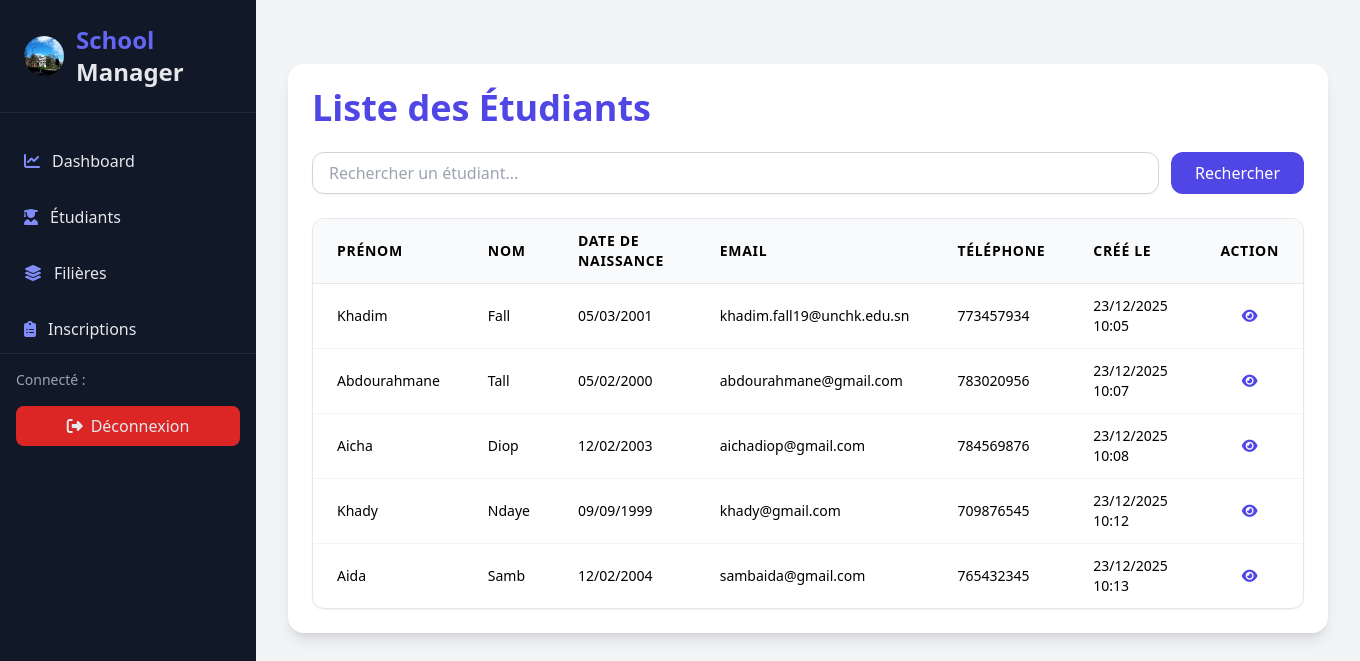
The app's page /etudiants, older data.
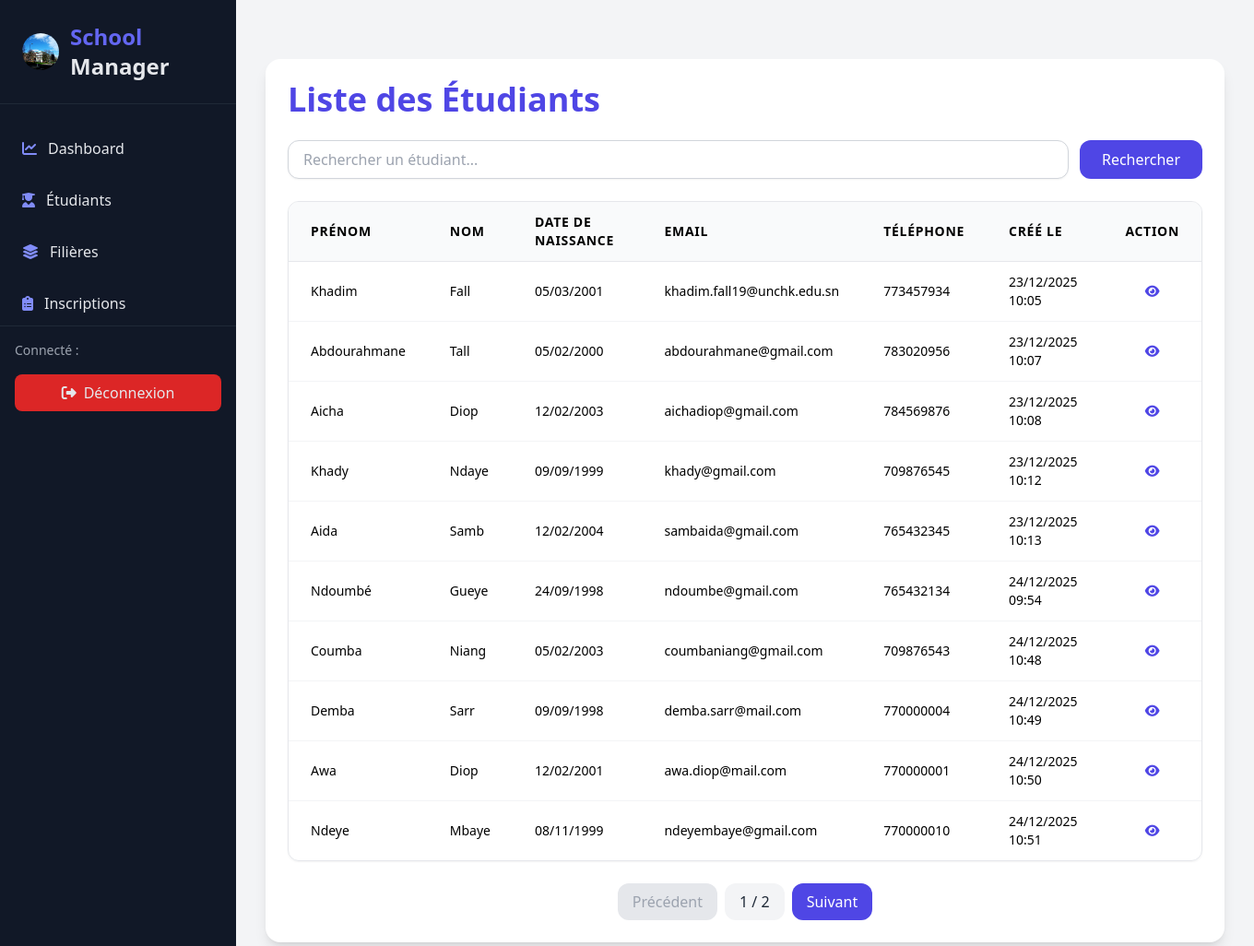
The same page, newer data.
### main/models.py (models this page shows, shortened)
class Etudiant(models.Model):
    nom = models.CharField(max_length=100)
    prenom = models.CharField(max_length=100)
    date_naissance = models.DateField()
    email = models.EmailField(unique=True)
    telephone = models.CharField(max_length=15, blank=True, null=True)
    date_creation = models.DateTimeField(auto_now_add=True)

### main/views.py (the view)
# urls.py: path('etudiants', views.EtudiantListView.as_view(), name='etudiant_list'),
class EtudiantListView(ListView):
    model = Etudiant
    template_name = "students/etudiant_list.html"
    context_object_name = "etudiants"
    paginate_by = 10

### main/templates/main/etudiant_list.html (shortened to what this page needs)
{% extends "main/base.html" %}
{% block content %}
<div class="max-w-7xl mx-auto mt-8 p-6 bg-white rounded-2xl shadow-lg">
  <h1 class="text-4xl font-extrabold mb-6 text-indigo-600 text-center sm:text-left">Liste des Étudiants</h1>
  <form method="get" class="mb-6 flex flex-col sm:flex-row gap-3">
    <input type="text" name="q" value="{{ request.GET.q|default:'' }}"
           placeholder="Rechercher un étudiant..."
           class="flex-1 px-4 py-2 border border-gray-300 rounded-xl shadow-sm focus:outline-none focus:ring-2 focus:ring-indigo-400 focus:border-indigo-400"
    >
    <button type="submit" class="px-6 py-2 bg-indigo-600 text-white rounded-xl hover:bg-indigo-500 transition">
      Rechercher
    </button>
  </form>
  <div class="overflow-x-auto rounded-xl border border-gray-200 shadow-sm">
    <table class="min-w-full divide-y divide-gray-200 text-sm">
      <thead class="bg-gray-50">
        <tr>
          <th class="px-6 py-3 text-left font-semibold uppercase tracking-wider">Prénom</th>
          <th class="px-6 py-3 text-left font-semibold uppercase tracking-wider">Nom</th>
          <th class="px-6 py-3 text-left font-semibold uppercase tracking-wider">Date de naissance</th>
          <th class="px-6 py-3 text-left font-semibold uppercase tracking-wider">Email</th>
          <th class="px-6 py-3 text-left font-semibold uppercase tracking-wider">Téléphone</th>
          <th class="px-6 py-3 text-left font-semibold uppercase tracking-wider">Créé le</th>
          <th class="px-6 py-3 text-center font-semibold uppercase tracking-wider">Action</th>
        </tr>
      </thead>
      <tbody class="divide-y divide-gray-100">
        {% for etudiant in etudiants %}
        <tr class="hover:bg-gray-50 transition duration-200 ease-in-out">
          <td class="px-6 py-3">{{ etudiant.prenom }}</td>
          <td class="px-6 py-3">{{ etudiant.nom }}</td>
          <td class="px-6 py-3">{{ etudiant.date_naissance|date:"d/m/Y" }}</td>
          <td class="px-6 py-3">{{ etudiant.email }}</td>
          <td class="px-6 py-3">{{ etudiant.telephone|default:"-" }}</td>
          <td class="px-6 py-3">{{ etudiant.date_creation|date:"d/m/Y H:i" }}</td>
          <td class="px-6 py-3 text-center">
            <a href="{% url 'etudiant_detail' etudiant.id %}"
               class="text-indigo-600 hover:text-indigo-700 transition">
              <i class="fas fa-eye"></i>
            </a>
          </td>
        </tr>
        {% empty %}
        <tr>
          <td colspan="7" class="px-6 py-3 text-center text-gray-400">Aucun étudiant trouvé.</td>
        </tr>
        {% endfor %}
      </tbody>
    </table>
  </div>
  {% if is_paginated %}
  <div class="mt-6 flex justify-center items-center space-x-2">
    {% if page_obj.has_previous %}
      <a href="?page={{ page_obj.previous_page_number }}"
         class="px-4 py-2 bg-indigo-600 text-white rounded-xl hover:bg-indigo-500 transition">Précédent</a>
    {% else %}
      <span class="px-4 py-2 bg-gray-200 text-gray-400 rounded-xl">Précédent</span>
    {% endif %}
    <span class="px-4 py-2 bg-gray-100 text-gray-800 rounded-xl">{{ page_obj.number }} / {{ page_obj.paginator.num_pages }}</span>
    {% if page_obj.has_next %}
      <a href="?page={{ page_obj.next_page_number }}"
         class="px-4 py-2 bg-indigo-600 text-white rounded-xl hover:bg-indigo-500 transition">Suivant</a>
    {% else %}
      <span class="px-4 py-2 bg-gray-200 text-gray-400 rounded-xl">Suivant</span>
    {% endif %}
  </div>
  {% endif %}
</div>
{% endblock %}

### main/templates/main/base.html (shortened to what this page needs)
{% load static %}
<!DOCTYPE html>
<html lang="fr">
<head>
  <link
    rel="stylesheet"
    href="https://cdnjs.cloudflare.com/ajax/libs/font-awesome/6.5.1/css/all.min.css"
  />
  <script src="https://cdn.tailwindcss.com"></script>
</head>
<body class="bg-gray-100">
<div class="flex min-h-screen">
  <aside class="w-64 bg-gray-900 text-gray-200 fixed inset-y-0 left-0 transform -translate-x-full md:translate-x-0 transition-transform duration-300 z-50" id="sidebar">
    <div class="p-6 text-2xl font-bold border-b border-gray-800 flex items-center gap-3">
        <img src="{% static 'main/school.png' %}" alt="Logo" class="h-10 w-10 object-cover rounded-full">
        <span><span class="text-indigo-500">School</span> Manager</span>
    </div>
    <nav class="mt-6 flex-1 space-y-2">
      <a href="{% url 'dashboard' %}" class="flex items-center gap-3 px-6 py-3 rounded-lg hover:bg-gray-800 transition">
        <i class="fas fa-chart-line text-indigo-400"></i>
        <span class="font-medium">Dashboard</span>
      </a>
      <a href="{% url 'etudiant_list' %}" class="flex items-center gap-3 px-6 py-3 rounded-lg hover:bg-gray-800 transition">
        <i class="fas fa-user-graduate text-indigo-400"></i>
        <span class="font-medium">Étudiants</span>
      </a>
      <a href="{% url 'filiere_list' %}" class="flex items-center gap-3 px-6 py-3 rounded-lg hover:bg-gray-800 transition">
        <i class="fas fa-layer-group text-indigo-400"></i>
        <span class="font-medium">Filières</span>
      </a>
      <a href="{% url 'inscription_list' %}" class="flex items-center gap-3 px-6 py-3 rounded-lg hover:bg-gray-800 transition">
        <i class="fas fa-clipboard-list text-indigo-400"></i>
        <span class="font-medium">Inscriptions</span>
      </a>
    </nav>
    <div class="mt-auto border-t border-gray-800 p-4">
      <p class="text-sm text-gray-400">Connecté :</p>
      <a href="" class="flex items-center justify-center gap-2 mt-4 bg-red-600 py-2 rounded-lg hover:bg-red-700 transition">
        <i class="fas fa-sign-out-alt"></i>
        <span>Déconnexion</span>
      </a>
    </div>
  </aside>
  <main class="flex-1 ml-0 md:ml-64 px-6 sm:px-8 py-8">
    <div class="max-w-7xl mx-auto w-full space-y-8">
      {% block content %}{% endblock %}
    </div>
  </main>
</div>
</body>
</html>

Row changes from the older to the newer data that the page shows:
added Etudiant: prenom "Ndoumbé", nom "Gueye", date_naissance "24/09/1998", email "ndoumbe@gmail.com", telephone "765432134", date_creation "24/12/2025 09:54"
added Etudiant: prenom "Coumba", nom "Niang", date_naissance "05/02/2003", email "coumbaniang@gmail.com", telephone "709876543", date_creation "24/12/2025 10:48"
added Etudiant: prenom "Demba", nom "Sarr", date_naissance "09/09/1998", email "demba.sarr@mail.com", telephone "770000004", date_creation "24/12/2025 10:49"
added Etudiant: prenom "Awa", nom "Diop", date_naissance "12/02/2001", email "awa.diop@mail.com", telephone "770000001", date_creation "24/12/2025 10:50"
added Etudiant: prenom "Ndeye", nom "Mbaye", date_naissance "08/11/1999", email "ndeyembaye@gmail.com", telephone "770000010", date_creation "24/12/2025 10:51"
Text that changed along with them:
{{ page_obj.number }}: (not shown) → "1"
{{ page_obj.paginator.num_pages }}: (not shown) → "2"
text now shown: "Précédent / Suivant"
